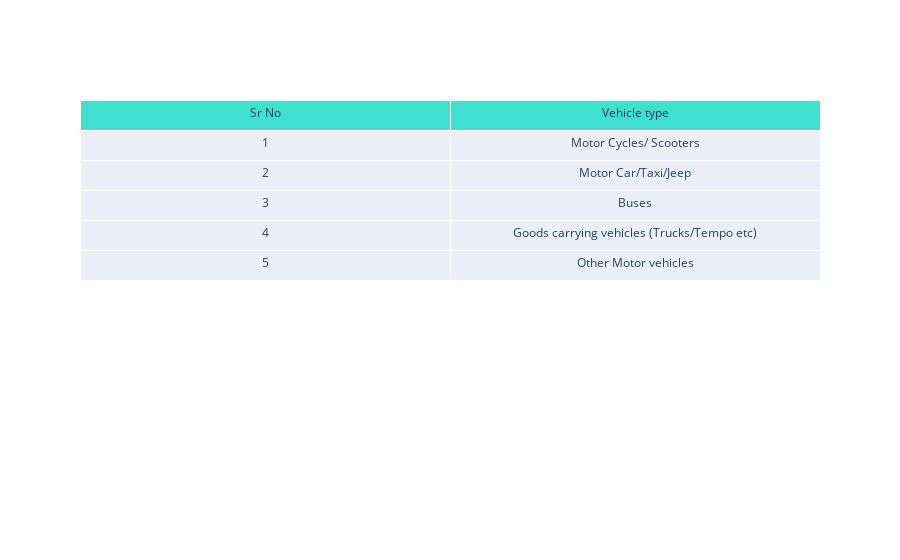

Source (notebook cell):
### Markdown cell above
### Types of vehicles stolen <a class="anchor" id="section_3_4"></a>

### Code cell
vehicle_list = ['Motor Cycles/ Scooters','Motor Car/Taxi/Jeep','Buses',
               'Goods carrying vehicles (Trucks/Tempo etc)','Other Motor vehicles']

sr_no = [1,2,3,4,5]

fig = go.Figure(data=[go.Table(header=dict(values=['Sr No','Vehicle type'],
                                          fill_color='turquoise',
                                           height=30),
                 cells=dict(values=[sr_no,vehicle_list],
                            height=30))
                     ])
fig.show()

### Figure 1 — Plotly figure (JSON) as saved in the notebook; plotly's stock layout.template omitted (floating-point values rounded to 4 significant figures)
{"data": [{"cells": {"height": 30, "values": [[1, 2, 3, 4, 5], ["Motor Cycles/ Scooters", "Motor Car/Taxi/Jeep", "Buses", "Goods carrying vehicles (Trucks/Tempo etc)", "Other Motor vehicles"]]}, "header": {"fill": {"color": "turquoise"}, "height": 30, "values": ["Sr No", "Vehicle type"]}, "type": "table"}], "layout": {}}
